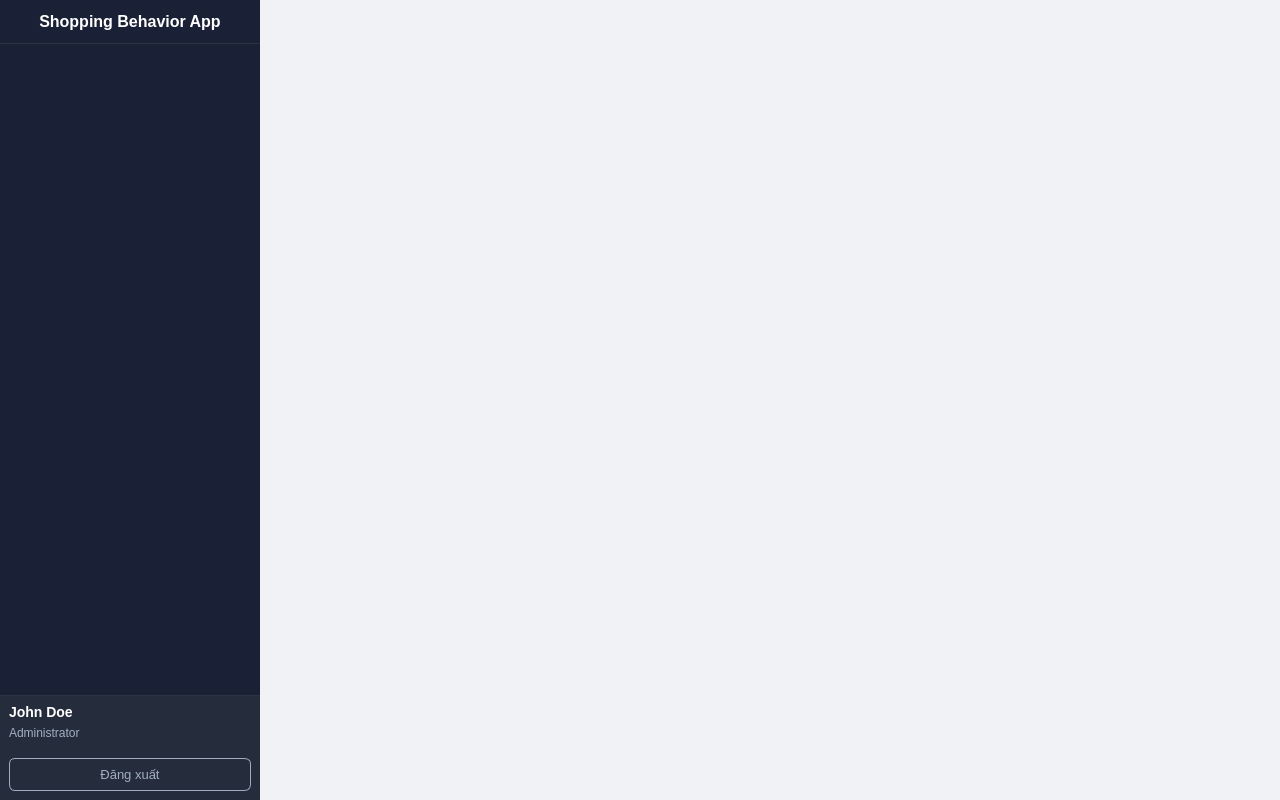
<?xml version="1.0" encoding="UTF-8"?>
<ui version="4.0">
 <class>BaseWithSidebar</class>
 <widget class="QMainWindow" name="BaseWithSidebar">
  <property name="geometry">
   <rect>
    <x>0</x>
    <y>0</y>
    <width>1280</width>
    <height>800</height>
   </rect>
  </property>
  <property name="styleSheet">
   <string>
    QMainWindow {
      background-color: #f0f2f5;
    }
    
    QWidget#sidebar {
      background-color: #1a2035;
      min-width: 260px;
      max-width: 260px;
    }
    
    QLabel#logo {
      font-size: 16px;
      font-weight: bold;
      color: white;
      padding: 12px;
      background-color: #1a2035;
      border-bottom: 1px solid #2d3446;
    }
    
    QListWidget#sidebar_list {
      background-color: transparent;
      border: none;
      outline: none;
      padding: 10px 0;
    }
    
    QListWidget#sidebar_list::item {
      padding: 16px 24px;
      margin: 4px 12px;
      border-radius: 8px;
      color: #a0aec0;
      font-size: 14px;
    }
    
    QListWidget#sidebar_list::item:selected {
      background-color: #2d3446;
      color: white;
      font-weight: bold;
    }
    
    QListWidget#sidebar_list::item:hover:!selected {
      background-color: #252d3d;
      color: white;
    }
    
    QWidget#user_info {
      background-color: #252d3d;
      border-top: 1px solid #2d3446;
      padding: 16px;
    }
    
    QLabel#user_name {
      color: white;
      font-weight: bold;
      font-size: 14px;
    }
    
    QLabel#user_role {
      color: #a0aec0;
      font-size: 12px;
    }
    
    QPushButton#logout_btn {
      background-color: transparent;
      color: #a0aec0;
      border: 1px solid #a0aec0;
      border-radius: 6px;
      padding: 8px 16px;
      margin-top: 12px;
      font-size: 13px;
    }
    
    QPushButton#logout_btn:hover {
      background-color: #dc3545;
      color: white;
      border-color: #dc3545;
    }
    
    QWidget#content {
      background-color: transparent;
      padding: 24px;
    }
   </string>
  </property>
  <widget class="QWidget" name="centralwidget">
   <layout class="QHBoxLayout" name="horizontalLayout" stretch="0,1">
    <property name="spacing">
     <number>0</number>
    </property>
    <property name="leftMargin">
     <number>0</number>
    </property>
    <property name="topMargin">
     <number>0</number>
    </property>
    <property name="rightMargin">
     <number>0</number>
    </property>
    <property name="bottomMargin">
     <number>0</number>
    </property>
    
    <!-- Sidebar -->
    <item>
     <widget class="QWidget" name="sidebar">
      <layout class="QVBoxLayout" name="sidebar_layout">
       <property name="spacing">
        <number>0</number>
       </property>
       <property name="leftMargin">
        <number>0</number>
       </property>
       <property name="topMargin">
        <number>0</number>
       </property>
       <property name="rightMargin">
        <number>0</number>
       </property>
       <property name="bottomMargin">
        <number>0</number>
       </property>
       <item>
        <widget class="QLabel" name="logo">
         <property name="text">
          <string>Shopping Behavior App</string>
         </property>
         <property name="alignment">
          <set>Qt::AlignCenter</set>
         </property>
        </widget>
       </item>
       <item>
        <widget class="QListWidget" name="sidebar_list"/>
       </item>
       <item>
        <spacer name="verticalSpacer">
         <property name="orientation">
          <enum>Qt::Vertical</enum>
         </property>
         <property name="sizeHint" stdset="0">
          <size>
           <width>20</width>
           <height>40</height>
          </size>
         </property>
        </spacer>
       </item>
       <item>
        <widget class="QWidget" name="user_info">
         <layout class="QVBoxLayout" name="user_info_layout">
          <item>
           <widget class="QLabel" name="user_name">
            <property name="text">
             <string>John Doe</string>
            </property>
           </widget>
          </item>
          <item>
           <widget class="QLabel" name="user_role">
            <property name="text">
             <string>Administrator</string>
            </property>
           </widget>
          </item>
          <item>
           <widget class="QPushButton" name="logout_btn">
            <property name="text">
             <string>Đăng xuất</string>
            </property>
            <property name="icon">
             <iconset>
              <normaloff>icons/logout.png</normaloff>
             </iconset>
            </property>
           </widget>
          </item>
         </layout>
        </widget>
       </item>
      </layout>
     </widget>
    </item>
    
    <!-- Content Area -->
    <item>
     <widget class="QWidget" name="content">
      <layout class="QVBoxLayout" name="content_layout"/>
     </widget>
    </item>
   </layout>
  </widget>
 </widget>
</ui> 
